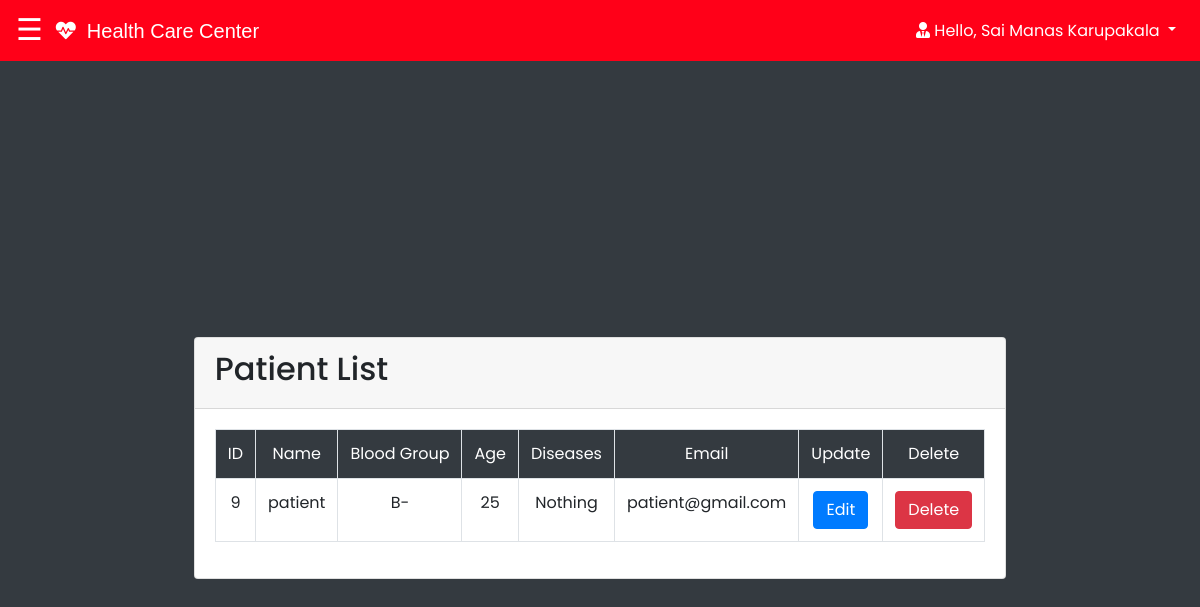
The app's page /admin/patient_list.php (signed in) with its own data.
### tables this page shows
CREATE TABLE `user_form` (
  `id` int(11) NOT NULL,
  `name` varchar(255) DEFAULT NULL,
  `email` varchar(255) DEFAULT NULL,
  `age` int(255) DEFAULT NULL,
  `pass` varchar(255) DEFAULT NULL,
  `gender` varchar(255) NOT NULL DEFAULT 'Gender',
  `number` int(255) DEFAULT NULL,
  `BloodGroup` varchar(255) NOT NULL DEFAULT 'blood group',
  `diseases` varchar(255) NOT NULL DEFAULT 'Nothing',
  `address` varchar(255) DEFAULT NULL,
  `user_type` varchar(255) NOT NULL DEFAULT 'Select User Type',
  `date` datetime NOT NULL DEFAULT current_timestamp()
);

### admin/patient_list.php (the view, shortened to what this page needs)
<?php
@include '../css/navbar.php';
$query = "select * from user_form";
$result = mysqli_query($conn,$query);
?>
<!DOCTYPE html>
<html lang="en">
<head>
    <link rel="stylesheet" href="https://stackpath.bootstrapcdn.com/bootstrap/4.3.1/css/bootstrap.min.css">
    <link rel="stylesheet" href="https://cdnjs.cloudflare.com/ajax/libs/font-awesome/5.14.0/css/all.css">
   <link rel="stylesheet" href="css/style.css">
</head>
<body class="bg-dark">
    <header>
    </header>
    <div class="container">
        <div class="row mt-5">
            <div class="col">
                <div class="card mt-5">
                    <div class="card-header">
                        <h2 class="display-6 text-left">Patient List</h2>
                    </div>
                <div class="card-body">
                    <table class="table table-bordered text-center">
                    <tr class="bg-dark text-white">
                    <link rel="stylesheet" href="css/style.css">
                        <td> ID </td>
                        <td> Name </td>
                        <td> Blood Group </td>
                        <td> Age </td>
                        <td> Diseases </td>
                        <td> Email </td>
                        <td> Update </td>
                        <td> Delete </td>
                    </tr>
                    <tr>
                    <?php
                        while($row = mysqli_fetch_assoc($result))
                        { if( $row['user_type'] =='Patient')
                            {
                                echo"
                                <tr>
                                    <td>$row[id]</td>
                                    <td>$row[name]</td>
                                    <td>$row[BloodGroup]</td>
                                    <td>$row[age]</td>
                                    <td>$row[diseases]</td>
                                    <td>$row[email]</td>
                                    <td><a  class='btn btn-primary' href='edit.php?id=$row[id]&UserType=Patient'>Edit</a></td>
                                    <td><a  class='btn btn-danger' href='delete.php?id=$row[id]&UserType=Patient'>Delete</a></td>
                                </tr>
                                ";
                        }
                    }
                    ?>
</body>
</html>

### css/style.css (style rules this page uses)
* { font-family: 'Poppins', sans-serif; margin:0; padding:0; box-sizing: border-box; outline: none; border:none; text-decoration: none; }
.container { min-height: 100vh; display: flex; align-items: center; justify-content: center; padding:20px; padding-bottom: 60px; }
header { padding-top: 30px; text-align: center; }

### css/sidebar_admin.php (style rules this page uses)
body { font-family: "Lato", sans-serif; }

### admin/patient_list.php (style rules this page uses)
table, td, th { border: 1px solid; }
table { width: 200%; border-collapse: collapse; }

### records on screen
user_form: id "9", name "patient", BloodGroup "B-", age "25", diseases "Nothing", email "patient@gmail.com"

### other values on screen
$regValue "Sai Manas Karupakala"
